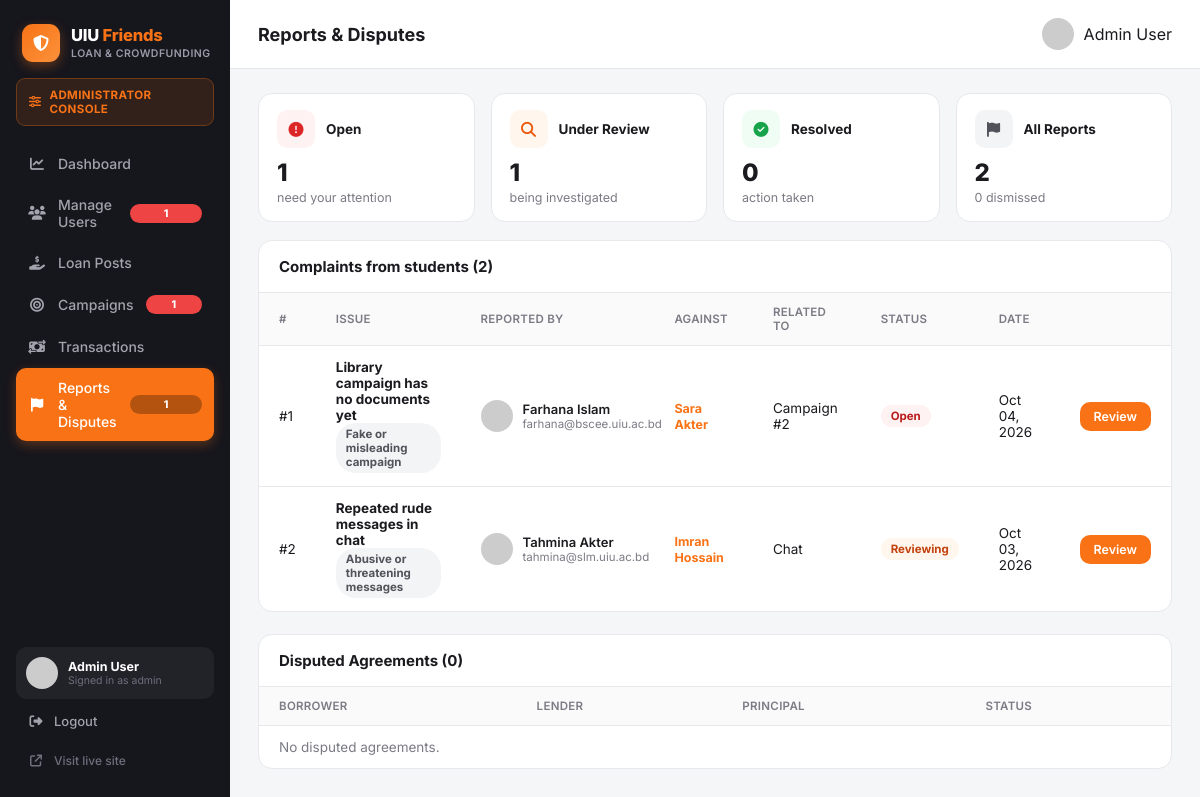
The page /admin/reports.php (signed in) on the database its author committed.
### tables this page shows
CREATE TABLE users (
    id                      INT AUTO_INCREMENT PRIMARY KEY,
    full_name               VARCHAR(120)  NOT NULL,
    email                   VARCHAR(150)  NOT NULL UNIQUE,
    password_hash           VARCHAR(255)  NOT NULL,
    student_id              VARCHAR(30)   NOT NULL UNIQUE,
    department              VARCHAR(20)   NOT NULL,
    batch                   VARCHAR(10)   NOT NULL,
    phone                   VARCHAR(20)   DEFAULT NULL,
    avatar                  VARCHAR(255)  DEFAULT 'assets/img/default-avatar.svg',
    role                    ENUM('user','admin') NOT NULL DEFAULT 'user',
    trust_score             DECIMAL(3,2)  NOT NULL DEFAULT 4.00,
    uiu_id_verified         TINYINT(1)    NOT NULL DEFAULT 0,
    email_verified          TINYINT(1)    NOT NULL DEFAULT 0,
    phone_verified          TINYINT(1)    NOT NULL DEFAULT 0,
    payment_linked          TINYINT(1)    NOT NULL DEFAULT 0,
    agreement_accepted      TINYINT(1)    NOT NULL DEFAULT 0,
     
    nid_number              VARCHAR(20)   DEFAULT NULL UNIQUE,
    date_of_birth           DATE          DEFAULT NULL,
    address                 VARCHAR(255)  DEFAULT NULL,
    nid_front               VARCHAR(255)  DEFAULT NULL,
    nid_back                VARCHAR(255)  DEFAULT NULL,
    nid_status              ENUM('not_submitted','pending','verified','rejected') NOT NULL DEFAULT 'not_submitted',
    nid_reject_reason       VARCHAR(255)  DEFAULT NULL,
    nid_submitted_at        DATETIME      DEFAULT NULL,
    status                  ENUM('active','suspended') NOT NULL DEFAULT 'active',
    created_at              DATETIME      NOT NULL DEFAULT CURRENT_TIMESTAMP
);

CREATE TABLE reports (
    id                INT AUTO_INCREMENT PRIMARY KEY,
    reporter_id       INT NOT NULL,
    reported_user_id  INT DEFAULT NULL,
    category          VARCHAR(40)  NOT NULL DEFAULT 'other',
    reason            VARCHAR(255) NOT NULL,               
    details           TEXT DEFAULT NULL,                   
    related_type      ENUM('loan_post','campaign','agreement','chat','user','other') NOT NULL DEFAULT 'other',
    related_id        INT DEFAULT NULL,
    agreement_id      INT DEFAULT NULL,
    evidence_file     VARCHAR(255) DEFAULT NULL,
    status            ENUM('open','reviewing','resolved','dismissed') NOT NULL DEFAULT 'open',
    admin_note        TEXT DEFAULT NULL,                   
    created_at        DATETIME NOT NULL DEFAULT CURRENT_TIMESTAMP,
    updated_at        DATETIME DEFAULT NULL,
    FOREIGN KEY (reporter_id) REFERENCES users(id) ON DELETE CASCADE,
    FOREIGN KEY (reported_user_id) REFERENCES users(id) ON DELETE SET NULL
);

### admin/reports.php (the view, shortened to what this page needs)
<?php
require_once __DIR__ . '/../includes/functions.php';
$admin = current_admin();
$active = 'reports.php';
$cats = report_categories();
$status = $_GET['status'] ?? 'all';
$counts = ['all' => 0, 'open' => 0, 'reviewing' => 0, 'resolved' => 0, 'dismissed' => 0];
foreach ($pdo->query("SELECT status, COUNT(*) c FROM reports GROUP BY status")->fetchAll() as $row) {
    $counts[$row['status']] = (int)$row['c'];
    $counts['all'] += (int)$row['c'];
}
$sql = "SELECT r.*, ru.full_name reporter_name, ru.email reporter_email, ru.avatar reporter_avatar,
               tu.full_name reported_name, tu.id reported_uid
        FROM reports r
        JOIN users ru ON ru.id = r.reporter_id
        LEFT JOIN users tu ON tu.id = r.reported_user_id";
$params = [];
$sql .= " ORDER BY FIELD(r.status,'open','reviewing','resolved','dismissed'), r.created_at DESC";
$stmt = $pdo->prepare($sql);
$stmt->execute($params);
$reports = $stmt->fetchAll();
$disputedAgreements = $pdo->query("SELECT a.*, bu.full_name borrower_name, lu.full_name lender_name FROM agreements a
    JOIN users bu ON bu.id=a.borrower_id JOIN users lu ON lu.id=a.lender_id WHERE a.status='disputed'")->fetchAll();
include __DIR__ . '/../includes/header.php';
?>
<div class="admin-shell">
  <?php include __DIR__ . '/includes/sidebar.php'; ?>
  <div class="admin-main">
    <div class="admin-topbar"><h1>Reports &amp; Disputes</h1><div class="mini-user"><img src="<?= e($admin['avatar']) ?>"><span><?= e($admin['full_name']) ?></span></div></div>
    <div class="admin-content">
      <div class="kpi-row">
        <a href="?status=open" class="kpi-card"><div class="kpi-head"><div class="icon" style="background:#fef2f2;color:#dc2626;"><i class="fa-solid fa-circle-exclamation"></i></div><div class="kpi-title">Open</div></div><div class="num"><?= $counts['open'] ?></div><div class="lbl">need your attention</div></a>
        <a href="?status=reviewing" class="kpi-card"><div class="kpi-head"><div class="icon" style="background:#fff7ed;color:#ea580c;"><i class="fa-solid fa-magnifying-glass"></i></div><div class="kpi-title">Under Review</div></div><div class="num"><?= $counts['reviewing'] ?></div><div class="lbl">being investigated</div></a>
        <a href="?status=resolved" class="kpi-card"><div class="kpi-head"><div class="icon" style="background:#f0fdf4;color:#16a34a;"><i class="fa-solid fa-circle-check"></i></div><div class="kpi-title">Resolved</div></div><div class="num"><?= $counts['resolved'] ?></div><div class="lbl">action taken</div></a>
        <a href="?status=all" class="kpi-card"><div class="kpi-head"><div class="icon" style="background:#f3f4f6;color:#52525b;"><i class="fa-solid fa-flag"></i></div><div class="kpi-title">All Reports</div></div><div class="num"><?= $counts['all'] ?></div><div class="lbl"><?= $counts['dismissed'] ?> dismissed</div></a>
      </div>
      <div class="admin-table-card" style="margin-bottom:22px;">
        <div class="head">
          <h3>Complaints from students <?= $status !== 'all' ? '— ' . ucfirst($status) : '' ?> (<?= count($reports) ?>)</h3>
        </div>
        <table class="admin-table">
          <tr><th>#</th><th>Issue</th><th>Reported by</th><th>Against</th><th>Related to</th><th>Status</th><th>Date</th><th></th></tr>
          <?php foreach ($reports as $r): ?>
          <tr>
            <td>#<?= $r['id'] ?></td>
            <td style="max-width:260px;"><strong><?= e($r['reason']) ?></strong>
              <div style="font-size:11.5px;color:var(--text-muted);"><span class="pill pill-gray"><?= e($cats[$r['category']] ?? $r['category']) ?></span></div></td>
            <td><div class="mini-user"><img src="<?= e($r['reporter_avatar']) ?>"><div><div class="n"><?= e($r['reporter_name']) ?></div><div class="s"><?= e($r['reporter_email']) ?></div></div></div></td>
            <td><?= $r['reported_uid'] ? '<a href="view_user.php?id=' . $r['reported_uid'] . '" class="link-btn">' . e($r['reported_name']) . '</a>' : '<span style="color:var(--text-muted);">—</span>' ?></td>
            <td><?= $r['related_type'] !== 'other' ? ucwords(str_replace('_',' ',$r['related_type'])) . ($r['related_id'] ? ' #' . $r['related_id'] : '') : '—' ?></td>
            <td><?= report_status_pill($r['status']) ?></td>
            <td><?= date('M d, Y', strtotime($r['created_at'])) ?></td>
            <td><a href="view_report.php?id=<?= $r['id'] ?>" class="btn btn-primary btn-sm">Review</a></td>
          </tr>
          <?php endforeach; ?>
        </table>
      </div>
      <div class="admin-table-card">
        <div class="head"><h3>Disputed Agreements (<?= count($disputedAgreements) ?>)</h3></div>
        <table class="admin-table">
          <tr><th>Borrower</th><th>Lender</th><th>Principal</th><th>Status</th></tr>
          <?php if (!$disputedAgreements): ?><tr><td colspan="4" style="color:var(--text-muted);">No disputed agreements.</td></tr><?php endif; ?>
        </table>
      </div>
    </div>
  </div>
</div>
</body>
</html>

### admin/includes/sidebar.php (shortened to what this page needs)
<?php
global $pdo;
$navPendingPosts = (int)$pdo->query("SELECT COUNT(*) c FROM loan_posts WHERE admin_status='pending'")->fetch()['c'];
$navPendingCamps = (int)$pdo->query("SELECT COUNT(*) c FROM campaigns WHERE admin_status='pending'")->fetch()['c'];
$navUnverified   = (int)$pdo->query("SELECT COUNT(*) c FROM users WHERE role='user' AND nid_status='pending'")->fetch()['c'];
$navOpenReports  = (int)$pdo->query("SELECT COUNT(*) c FROM reports WHERE status='open'")->fetch()['c'];
$nav = [
    'dashboard.php'    => ['icon' => 'fa-chart-line',         'label' => 'Dashboard',          'badge' => 0],
    'users.php'        => ['icon' => 'fa-users',              'label' => 'Manage Users',       'badge' => $navUnverified],
    'loan_posts.php'   => ['icon' => 'fa-hand-holding-dollar','label' => 'Loan Posts',         'badge' => $navPendingPosts],
    'campaigns.php'    => ['icon' => 'fa-bullseye',           'label' => 'Campaigns',          'badge' => $navPendingCamps],
    'transactions.php' => ['icon' => 'fa-money-bill-transfer','label' => 'Transactions',       'badge' => 0],
    'reports.php'      => ['icon' => 'fa-flag',               'label' => 'Reports & Disputes', 'badge' => $navOpenReports],
];
?>
<aside class="admin-sidebar">
  <a href="dashboard.php" class="admin-brand">
    <div class="admin-brand-mark"><i class="fa-solid fa-shield-halved"></i></div>
    <div class="admin-brand-text">
      <div class="admin-brand-name">UIU <span>Friends</span></div>
      <div class="admin-brand-sub">Loan &amp; Crowdfunding</div>
    </div>
  </a>
  <div class="admin-console-badge">
    <i class="fa-solid fa-sliders"></i>
    <span>Administrator Console</span>
  </div>
  <nav class="admin-nav">
    <?php foreach ($nav as $file => $item): ?>
      <a href="<?= $file ?>" class="<?= $active === $file ? 'active' : '' ?>">
        <i class="fa-solid <?= $item['icon'] ?>"></i>
        <span><?= $item['label'] ?></span>
        <?php if ($item['badge'] > 0): ?>
          <span class="admin-nav-badge"><?= $item['badge'] ?></span>
        <?php endif; ?>
      </a>
    <?php endforeach; ?>
  </nav>
  <div class="admin-userbox">
    <img src="<?= e($admin['avatar'] ?? '../assets/img/default-avatar.svg') ?>" alt="">
    <div class="admin-userbox-text">
      <div class="n"><?= e($admin['full_name'] ?? 'Administrator') ?></div>
      <div class="s">Signed in as admin</div>
    </div>
  </div>
  <a href="logout.php" class="admin-logout"><i class="fa-solid fa-right-from-bracket"></i> Logout</a>
  <a href="../home.php" target="_blank" class="admin-visit"><i class="fa-solid fa-arrow-up-right-from-square"></i> Visit live site</a>
</aside>

### includes/functions.php (shortened to what this page needs)
<?php
require_once __DIR__ . '/../config/db.php';
function current_admin(): ?array {
    global $pdo;
    $stmt = $pdo->prepare("SELECT * FROM users WHERE id = ? AND role = 'admin'");
    $stmt->execute([$_SESSION['admin_id']]);
    return $stmt->fetch() ?: null;
}
function e(?string $str): string {
    return htmlspecialchars($str ?? '', ENT_QUOTES, 'UTF-8');
}
function report_categories(): array {
    return [
        'fraud'          => 'Fraud / Scam',
        'not_repaying'   => 'Borrower not repaying / ran away with money',
        'unfair_lender'  => 'Lender demanding extra money / unfair terms',
        'fake_campaign'  => 'Fake or misleading campaign',
        'fake_profile'   => 'Fake profile / wrong NID or student ID',
        'abusive_chat'   => 'Abusive or threatening messages',
        'payment_issue'  => 'Payment problem',
        'other'          => 'Other issue',
    ];
}
function report_status_pill(string $status): string {
    $cls = ['open' => 'pill-red', 'reviewing' => 'pill-orange', 'resolved' => 'pill-green', 'dismissed' => 'pill-gray'][$status] ?? 'pill-gray';
    return '<span class="pill ' . $cls . '">' . ucfirst($status) . '</span>';
}

### assets/css/style.css (style rules this page uses)
:root { --orange: #f97316; --orange-dark: #ea580c; --sidebar-bg: #16161d; --sidebar-text: #a3a3ad; --sidebar-active: #f97316; --bg: #f5f6f8; --card-bg: #ffffff; --border: #e8e8ec; --text-dark: #1a1a1f; --text-muted: #7b7b85; --green: #16a34a; --radius: 14px; --shadow: 0 1px 3px rgba(0,0,0,.06), 0 1px 2px rgba(0,0,0,.04); }
* { box-sizing: border-box; }
body { margin: 0; font-family: 'Inter', -apple-system, BlinkMacSystemFont, 'Segoe UI', sans-serif; background: var(--bg); color: var(--text-dark); }
a { text-decoration: none; color: inherit; }
img { max-width: 100%; display: block; }
.btn { border: none; border-radius: 10px; padding: 11px 18px; font-size: 13.5px; font-weight: 600; display: inline-flex; align-items: center; gap: 8px; }
.btn-primary { background: var(--orange); color: #fff; }
.btn-sm { padding: 7px 14px; font-size: 12.5px; }

### rows shown on the page
users: full_name "Admin User"
reports: id "1", related "2", reason "Library campaign has no documents yet", category "Fake or misleading campaign", reporter.full_name "Farhana Islam", reporter.email "farhana@bscee.uiu.ac.bd", reported_user.full_name "Sara Akter", related_type "Campaign", status "Open", created_at "Oct 04, 2026"
reports: id "2", reason "Repeated rude messages in chat", category "Abusive or threatening messages", reporter.full_name "Tahmina Akter", reporter.email "tahmina@slm.uiu.ac.bd", reported_user.full_name "Imran Hossain", related_type "Chat", status "Reviewing", created_at "Oct 03, 2026"

### other values the page prints
$item['label'] "Dashboard"
$item['label'] "Manage Users"
$item['badge'] "1"
$item['label'] "Loan Posts"
$item['label'] "Campaigns"
$item['label'] "Transactions"
$item['label'] "Reports & Disputes"
$counts['resolved'] "0"
$counts['dismissed'] "0"
count($reports) "2"
count($disputedAgreements) "0"
